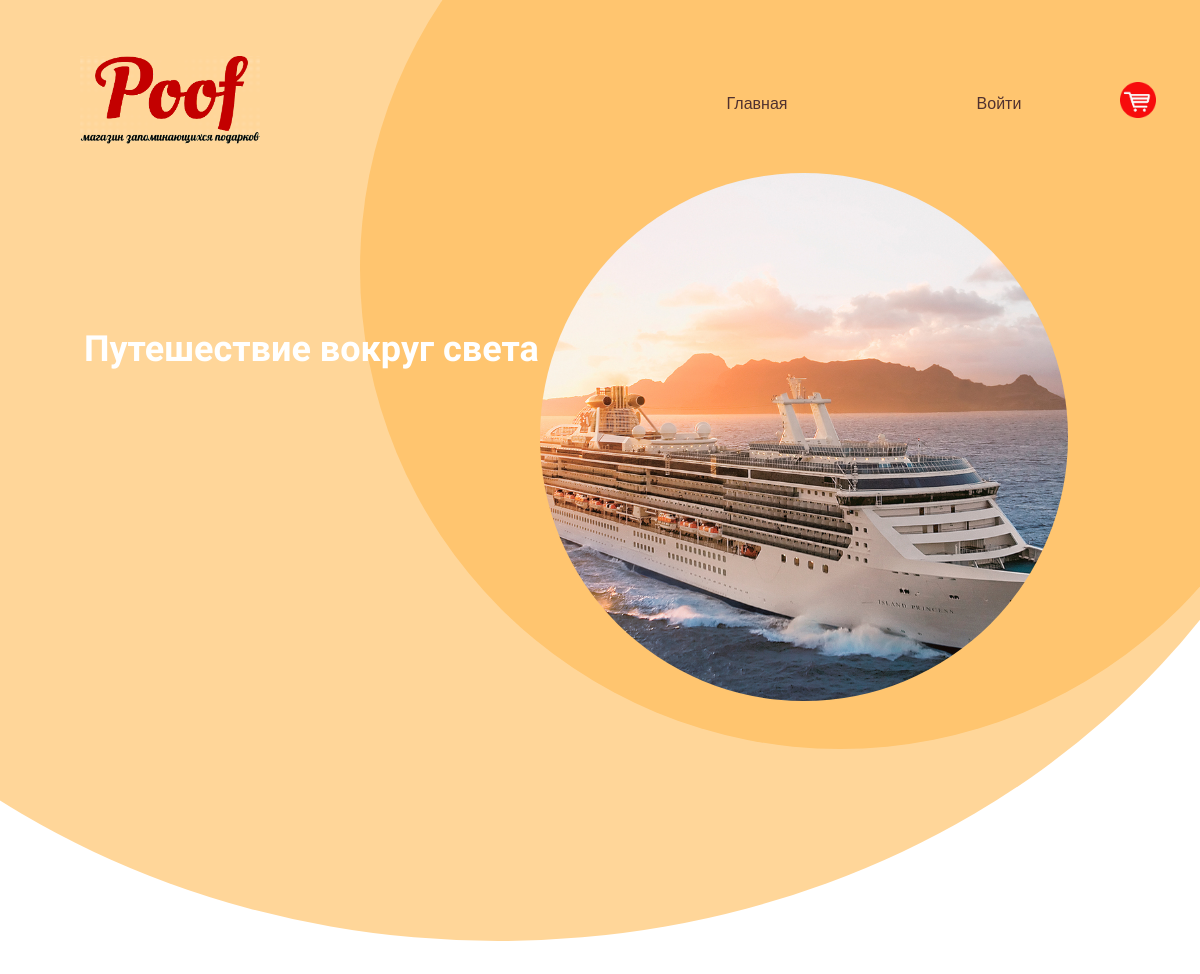
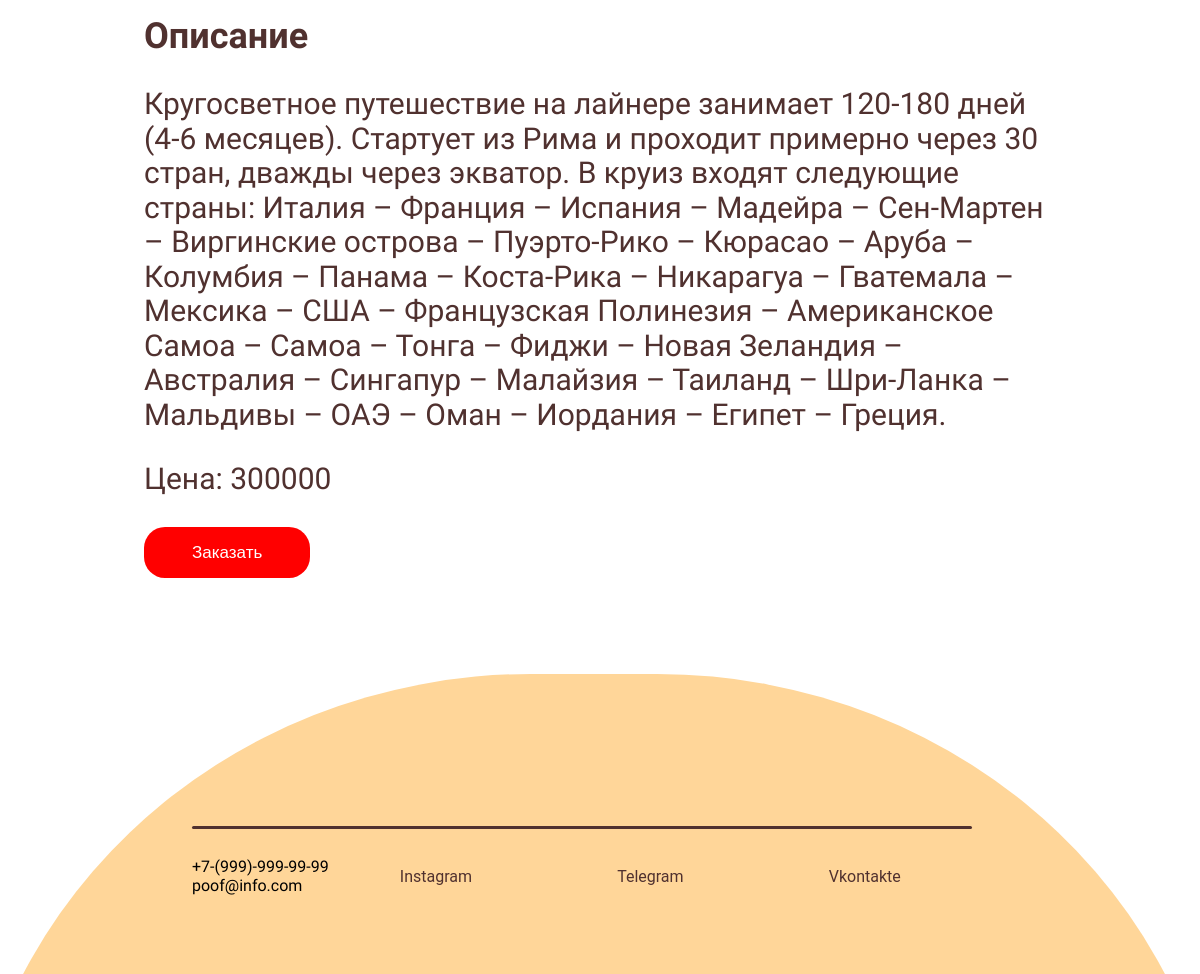
/products/travel, run on the app's committed database (2 pictures, top to bottom).
### products/models.py (models this page shows, shortened)
class Products(models.Model):
    title = models.CharField(max_length=150, verbose_name='Название')
    description = models.TextField(max_length=1000, verbose_name='Описание')
    price = models.IntegerField(verbose_name='Цена')
    created_at = models.DateField(auto_now_add=True, verbose_name='Создано')
    updated_at = models.DateField(auto_now=True, verbose_name='Обновлено')
    photo = models.ImageField(upload_to='photos/', verbose_name='Изображение')
    slug = models.SlugField(unique=True, verbose_name='Слаг')
    category = models.ForeignKey('Category', on_delete=models.PROTECT, blank=True, null=True)
    class Meta:
        verbose_name = 'Товар'
        verbose_name_plural = 'Товары'
        ordering = ['created_at']

### products/views.py (the view)
# urls.py: path('products/<str:slug>', Product.as_view(), name='products')
class Product(DetailView):
    model = Products
    template_name = 'products/detail.html'
    context_object_name = 'product'

### products/templates/products/detail.html (shortened to what this page needs)
{% extends 'base.html' %}
{% load static %}
{% block content %}
<div class = "item_block">
    <div class="wrapper">
        <div class = "bottom_menu">
            <div class="logo"><img src="{% static 'img/Logo.gif' %}"></div>
            <div class="menu_links">
                <a href="/" class="link">Главная</a>
                {% if request.user.is_authenticated %}
                <a href="#" class="link">Личный кабинет</a>
                <a href="{% url 'logout' %}" class="link">Выход</a>
                {% else %}
                <a href="{% url 'login' %}" class="link">Войти</a>
                {% endif %}
                <div class="margin">
                <input class="cart" type="image" src="{% static 'img/Cart_logo.gif' %}" alt="Кнопка «Cart»">
                </div>
            </div>
        </div>
        <div class = "circle"><img class="item_image" src="{{ product.photo.url }}"> </div>
        <div class = "circle_light"></div>
        <div class="intro_text">
            <h2>{{product.title}}</h2>
        </div>
    </div>
    <div class="item_info">
        <div class="product_description">
        <h2>Описание</h2>
        <p>{{ product.description }}</p>
            <p>Цена: {{product.price}}</p>
            <a href="#" class="myButton">Заказать</a>
        </div>
    </div>
</div>
<div class="wrapper_footer">
    <div class="footer">
        <div class="footer_circle">
            <div><hr></div>
            <div class="contact">
                <p class="">+7-(999)-999-99-99<br>poof@info.com</p>
                <a href="https://www.instagram.com/yellow__boat/" class="footer_link">Instagram</a>
                <a href="https://t.me/djoefrit" class="footer_link">Telegram</a>
                <a href="https://vk.com/lonep" class="footer_link">Vkontakte</a>
            </div>
        </div>
    </div>
</div>
{% endblock %}

### gift/static/css/main.css (style rules this page uses)
* { box-sizing: border-box; }
:root { --yellow: #FFC56F ; --yellow_light: #FFD699; --brown: #50312F; --brown_light: #513634; --white: #ffffff; --red: #ff0000; --dark: #0D0D0D; --gray: #5a5560; --light: #9D8D8F; --blue: #69bfae; }
html { font-family: "Roboto", sans-serif; }
a { text-decoration: none; }
p { font-family: 'Balsamiq Sans', cursive; }
h2 { font-family:"Balsamiq Sans",bold ; }

### gift/static/css/index.css (style rules this page uses)
.bottom_menu { display: flex; padding-top: 3.5em; }
.logo { flex:1; text-align: left; margin-left: 5em; background: none; border: none; }
.logo img { width: 15vw; height: auto; background: none; }
.menu_links { display: flex; flex: 1; padding-right: 0.5em; align-items: center; }
.link { flex:1; padding-left: 0.5em; font-family: 'Oswald', sans-serif; text-decoration: none; color: var(--brown); text-align: center; padding: 0.5vw; border-radius: 50px; vertical-align: center; }
.circle { width: 80vw; height:80vw; background: var(--yellow); border-radius: 50%; position: absolute; transform: translate(30vw,-30vw); z-index: -2; }
.circle_light { width: 143vw; height: 126vw; background: var(--yellow_light); border-radius: 80%; position: absolute; transform: translate(-30vw,-60vw); z-index: -3; }
.wrapper { position: relative; width: 100%; height: 80vw; overflow: hidden; }
.intro_text { text-wrap: normal; width: 40vw; height: 15em; color: var(--white); font-family: 'Balsamiq Sans', cursive; margin-left: 7vw; margin-top: 15vw; }
.intro_text h2 { font-size: 3vw; }
.margin { margin-right: 3vw; }
.wrapper_footer { margin-top: 4vw; position: relative; width: 100%; height: 25vw; overflow: hidden; }
.footer_circle { background: var(--yellow_light); width: 105vw; height:100vw; border-radius: 45%; position: absolute; display: flex; transform: translate(-3vw,0); }
hr { position: absolute; width: 65vw; height: 3px; border: none; background-color: var(--brown); border-radius: 20px; transform: translate(19vw,12vw); z-index: 1; }
.contact { display: flex; position: absolute; transform: translate(19vw,14vw); width: 65vw; align-items: center; }
.footer_link { flex: 1; text-decoration: none; color: var(--brown); border: none; text-align: center; border-radius: 50px; padding: 1vw; }

### gift/static/css/products.css (style rules this page uses)
.item_image { width: 55%; height: 55%; position: absolute; z-index: -1; background-repeat: no-repeat; transform: translate(15vw, 32vw); background-size: cover; border-radius: 50%; object-fit: cover; }
.item_info { display: flex; flex-direction: column; color: var(--brown); justify-content: center; text-align: left; padding-right: 12vw; padding-left: 12vw; }
.item_info h2 { font-size: 3vw; }
.item_info p { font-size: 2.5vw; }
.product_description { padding-bottom: 4vw; }
.cart { width: 3vw; height: 3vw; z-index: 1; }
.myButton { background-color:var(--red); border-radius:21px; display:inline-block; cursor:pointer; color:#ffffff; font-family:Arial; font-size:17px; padding:16px 48px; text-decoration:none; }

### data on the page
Products: photo (picture), title "Путешествие вокруг света", description "Кругосветное путешествие на лайнере занимает 120-180 дней (4-6 месяцев). Стартует из Рима и проходит примерно через 30 стран, дважды через экватор. В круиз входят следующие страны: Италия – Франция – Испания – Мадейра – Сен-Мартен – Виргинские острова – Пуэрто-Рико – Кюрасао – Аруба – Колумбия – Панама – Коста-Рика – Никарагуа – Гватемала – Мексика – США – Французская Полинезия – Американское Самоа – Самоа – Тонга – Фиджи – Новая Зеландия – Австралия – Сингапур – Малайзия – Таиланд – Шри-Ланка – Мальдивы – ОАЭ – Оман – Иордания – Египет – Греция.", price "300000"
